Frame 1 (no input): blank canvas, image omitted
Frame 60 (no input): blank canvas, image omitted
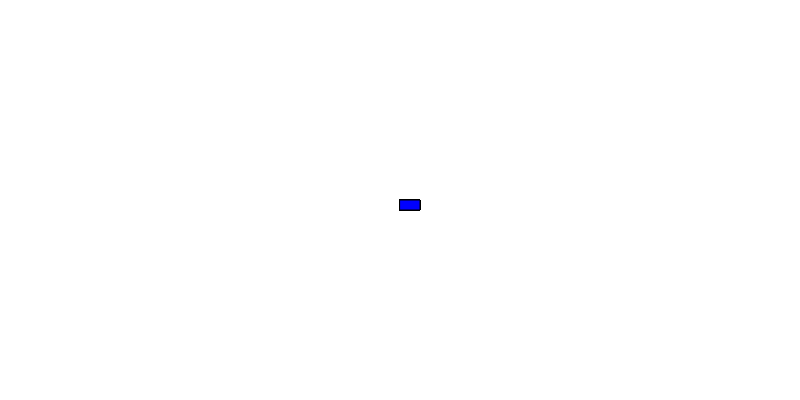
Frame 120 (the mouse pressed at the canvas centre since frame 60)

The p5.js sketch whose frames 1 and 60 were blank and that drew this single picture after the mouse press (run headless with seeded random() and noise() and a simulated clock; from frame 60 on, the mouse is pressed at the canvas centre):

// p5.js sketch
// ── sketch.js
function setup() {
    createCanvas(800, 400);
    background("white");
    createElement("h2", "Pressione o mouse para gerar uma saída!");
  }
  
  function draw() {
    stroke("black");
    fill("blue");
  
    //console.log(mouseIsPressed);
  
    if (mouseIsPressed) {
      rect(mouseX, mouseY, 20, 10);
    }
  }
  
